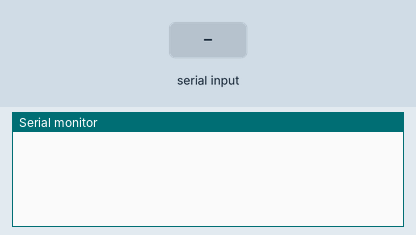
A sketch run on a simulated Arduino Uno, built with avr-gcc and run on an emulated ATmega328P. On the bench: the last lines printed to the serial monitor. The test bench sets the inputs (shaded band). EEPROM starts erased.

Above: at 1.2 s.
1.3 s: "read 1\n" received over Serial
At 2.9 s:
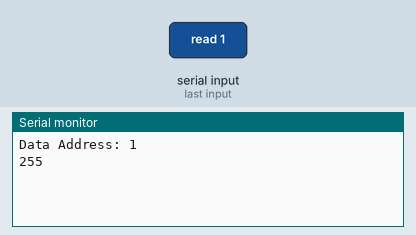
3.8 s: "write 1\n" received over Serial
At 5.9 s:
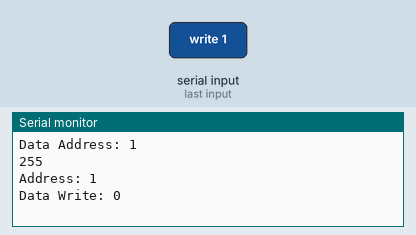

The sketch:

Module3.ino
```cpp
#include <EEPROM.h>

int address = 0;
int value;

void setup(void)
{
    Serial.begin(9600);
}

void loop(void)
{
    String s;
    s = Serial.readString();

    if(s.startsWith("read")){
        address = s.substring(5).toInt();
        Serial.print("Data Address: ");
        Serial.println(address);
        Serial.println(EEPROM.read(address));
    }
    else if(s.startsWith("write")){
        s.remove(0, 6);
        int writeArg1 = s.indexOf(' ');
        int address = s.substring(0, writeArg1).toInt();
        String s1 = s.substring(writeArg1, s.length());
        int value = s1.toInt();
        Serial.print("Address: ");
        Serial.println(address);
        Serial.print("Data Write: ");
        Serial.println(value);
        EEPROM.write(address, value);
        }
}
```

Measured:
- after the input at 1.3 s, the serial monitor: prints a new line after 1.0 s (image 1)
- after the input at 3.8 s, the serial monitor: prints a new line after 1.0 s (image 2)
